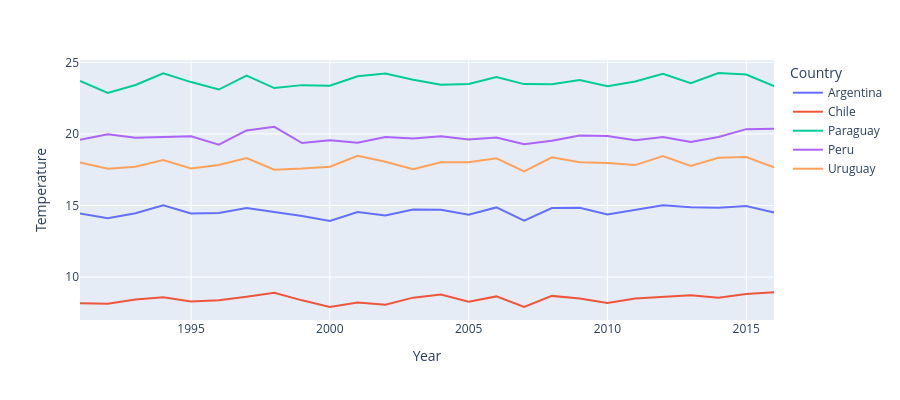

Notebook code for this chart:
### Code cell
px.line(
    temperature_stats_general_filtrado.reset_index(),
    x="Year",
    y="Temperature",
    color="Country",
    height=400,
)

### Figure 1 — Plotly figure (JSON) as saved in the notebook; plotly's stock layout.template omitted (floating-point values rounded to 4 significant figures)
{"data": [{"hovertemplate": "Country=Argentina<br>Year=%{x}<br>Temperature=%{y}<extra></extra>", "legendgroup": "Argentina", "line": {"color": "#636efa", "dash": "solid"}, "marker": {"symbol": "circle"}, "mode": "lines", "name": "Argentina", "orientation": "v", "showlegend": true, "type": "scatter", "x": [1991, 1992, 1993, 1994, 1995, 1996, 1997, 1998, 1999, 2000, 2001, 2002, 2003, 2004, 2005, 2006, 2007, 2008, 2009, 2010, 2011, 2012, 2013, 2014, 2015, 2016], "xaxis": "x", "y": [14.43, 14.1, 14.46, 15.02, 14.44, 14.47, 14.82, 14.56, 14.26, 13.92, 14.54, 14.3, 14.72, 14.7, 14.36, 14.86, 13.94, 14.82, 14.85, 14.36, 14.67, 15.01, 14.87, 14.85, 14.96, 14.51], "yaxis": "y"}, {"hovertemplate": "Country=Chile<br>Year=%{x}<br>Temperature=%{y}<extra></extra>", "legendgroup": "Chile", "line": {"color": "#EF553B", "dash": "solid"}, "marker": {"symbol": "circle"}, "mode": "lines", "name": "Chile", "orientation": "v", "showlegend": true, "type": "scatter", "x": [1991, 1992, 1993, 1994, 1995, 1996, 1997, 1998, 1999, 2000, 2001, 2002, 2003, 2004, 2005, 2006, 2007, 2008, 2009, 2010, 2011, 2012, 2013, 2014, 2015, 2016], "xaxis": "x", "y": [8.175, 8.133, 8.435, 8.583, 8.297, 8.379, 8.626, 8.904, 8.373, 7.911, 8.227, 8.072, 8.562, 8.775, 8.271, 8.648, 7.908, 8.684, 8.509, 8.188, 8.495, 8.631, 8.723, 8.548, 8.821, 8.936], "yaxis": "y"}, {"hovertemplate": "Country=Paraguay<br>Year=%{x}<br>Temperature=%{y}<extra></extra>", "legendgroup": "Paraguay", "line": {"color": "#00cc96", "dash": "solid"}, "marker": {"symbol": "circle"}, "mode": "lines", "name": "Paraguay", "orientation": "v", "showlegend": true, "type": "scatter", "x": [1991, 1992, 1993, 1994, 1995, 1996, 1997, 1998, 1999, 2000, 2001, 2002, 2003, 2004, 2005, 2006, 2007, 2008, 2009, 2010, 2011, 2012, 2013, 2014, 2015, 2016], "xaxis": "x", "y": [23.7, 22.86, 23.41, 24.24, 23.62, 23.1, 24.07, 23.2, 23.41, 23.36, 24.02, 24.22, 23.79, 23.43, 23.48, 23.97, 23.48, 23.47, 23.76, 23.33, 23.66, 24.19, 23.54, 24.25, 24.14, 23.33], "yaxis": "y"}, {"hovertemplate": "Country=Peru<br>Year=%{x}<br>Temperature=%{y}<extra></extra>", "legendgroup": "Peru", "line": {"color": "#ab63fa", "dash": "solid"}, "marker": {"symbol": "circle"}, "mode": "lines", "name": "Peru", "orientation": "v", "showlegend": true, "type": "scatter", "x": [1991, 1992, 1993, 1994, 1995, 1996, 1997, 1998, 1999, 2000, 2001, 2002, 2003, 2004, 2005, 2006, 2007, 2008, 2009, 2010, 2011, 2012, 2013, 2014, 2015, 2016], "xaxis": "x", "y": [19.59, 19.98, 19.73, 19.77, 19.84, 19.25, 20.24, 20.49, 19.36, 19.55, 19.38, 19.78, 19.67, 19.83, 19.61, 19.75, 19.28, 19.53, 19.89, 19.86, 19.56, 19.79, 19.43, 19.78, 20.33, 20.36], "yaxis": "y"}, {"hovertemplate": "Country=Uruguay<br>Year=%{x}<br>Temperature=%{y}<extra></extra>", "legendgroup": "Uruguay", "line": {"color": "#FFA15A", "dash": "solid"}, "marker": {"symbol": "circle"}, "mode": "lines", "name": "Uruguay", "orientation": "v", "showlegend": true, "type": "scatter", "x": [1991, 1992, 1993, 1994, 1995, 1996, 1997, 1998, 1999, 2000, 2001, 2002, 2003, 2004, 2005, 2006, 2007, 2008, 2009, 2010, 2011, 2012, 2013, 2014, 2015, 2016], "xaxis": "x", "y": [18.01, 17.57, 17.7, 18.17, 17.59, 17.82, 18.32, 17.5, 17.58, 17.71, 18.47, 18.06, 17.53, 18.02, 18.02, 18.29, 17.38, 18.36, 18.02, 17.96, 17.82, 18.46, 17.77, 18.33, 18.39, 17.66], "yaxis": "y"}], "layout": {"height": 400, "legend": {"title": {"text": "Country"}, "tracegroupgap": 0}, "margin": {"t": 60}, "xaxis": {"anchor": "y", "domain": [0, 1], "title": {"text": "Year"}}, "yaxis": {"anchor": "x", "domain": [0, 1], "title": {"text": "Temperature"}}}}
